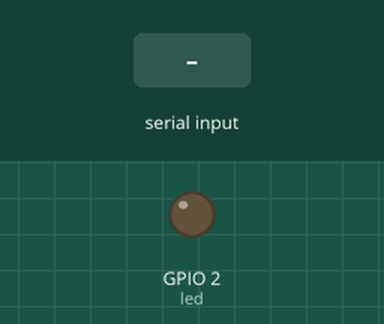
Simulated run of this sketch. Board: ESP32. Shown: output pins drawn as LEDs (lit = HIGH). The inputs (shaded band) are chosen by the test bench. Nothing arrives over Bluetooth unless stated.

Above: at 1.2 s.
1.3 s: "L" received over the second serial link
At 2.3 s:
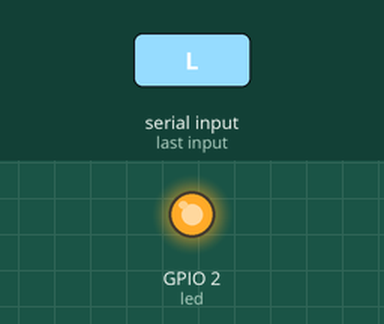
2.8 s: "R" received over the second serial link
At 3.5 s:
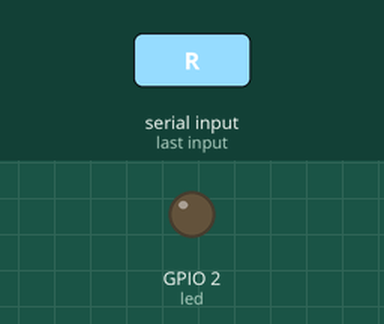
Timing chart, 0 to 5.8 s (numbered marks = the images above; inputs shaded):
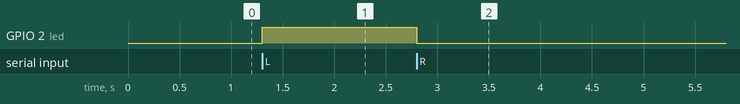

Measured:
- after the input at 1.3 s, GPIO 2 (led): LOW → HIGH at once
- after the input at 2.8 s, GPIO 2 (led): HIGH → LOW at once

The sketch:

Bluetooth.ino
```cpp
#include "BluetoothSerial.h"

#if !defined(CONFIG_BT_ENABLED) || !defined(CONFIG_BLUEDROID_ENABLED)
#error Bluetooth is not enable! Please run `menuconfig` to and enable it
#endif

BluetoothSerial SerialBT;

int led = 2;
int ledd = 4;
char recebido;

void setup() {
  Serial.begin(9600);
  SerialBT.begin("RedeESP32");
  pinMode(led, OUTPUT);
}

void loop() {
  if(SerialBT.available()){
    recebido = SerialBT.read();
  }

  if (recebido == 'F'){
    digitalWrite(ledd, HIGH);
  }
  if (recebido == 'B'){
    digitalWrite(ledd, LOW);
  }
  if (recebido == 'L'){
    digitalWrite(led, HIGH);
  }
  if (recebido == 'R'){
    digitalWrite(led, LOW);
  }

  delay;
}
```
